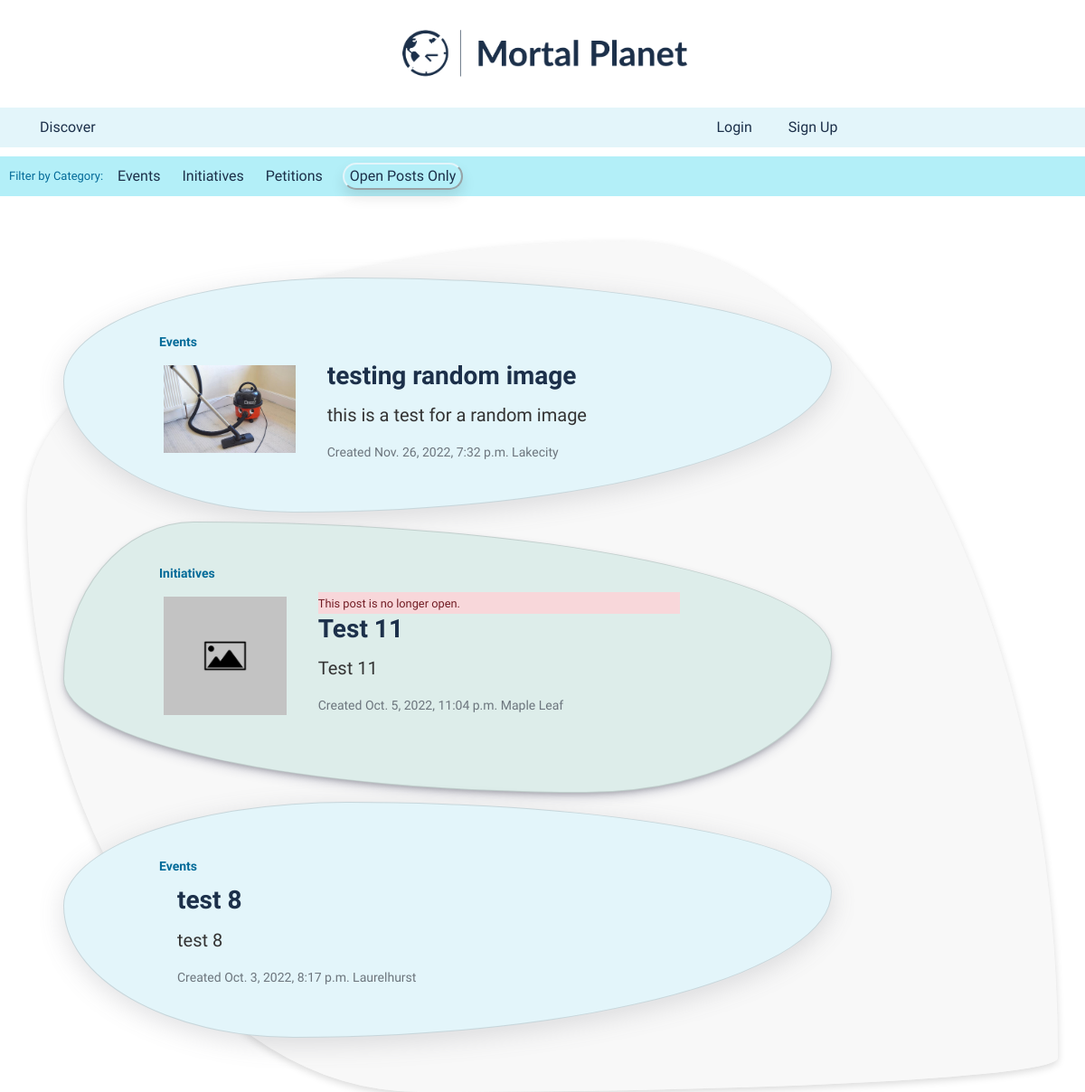
The page /engage on the database as committed earlier.
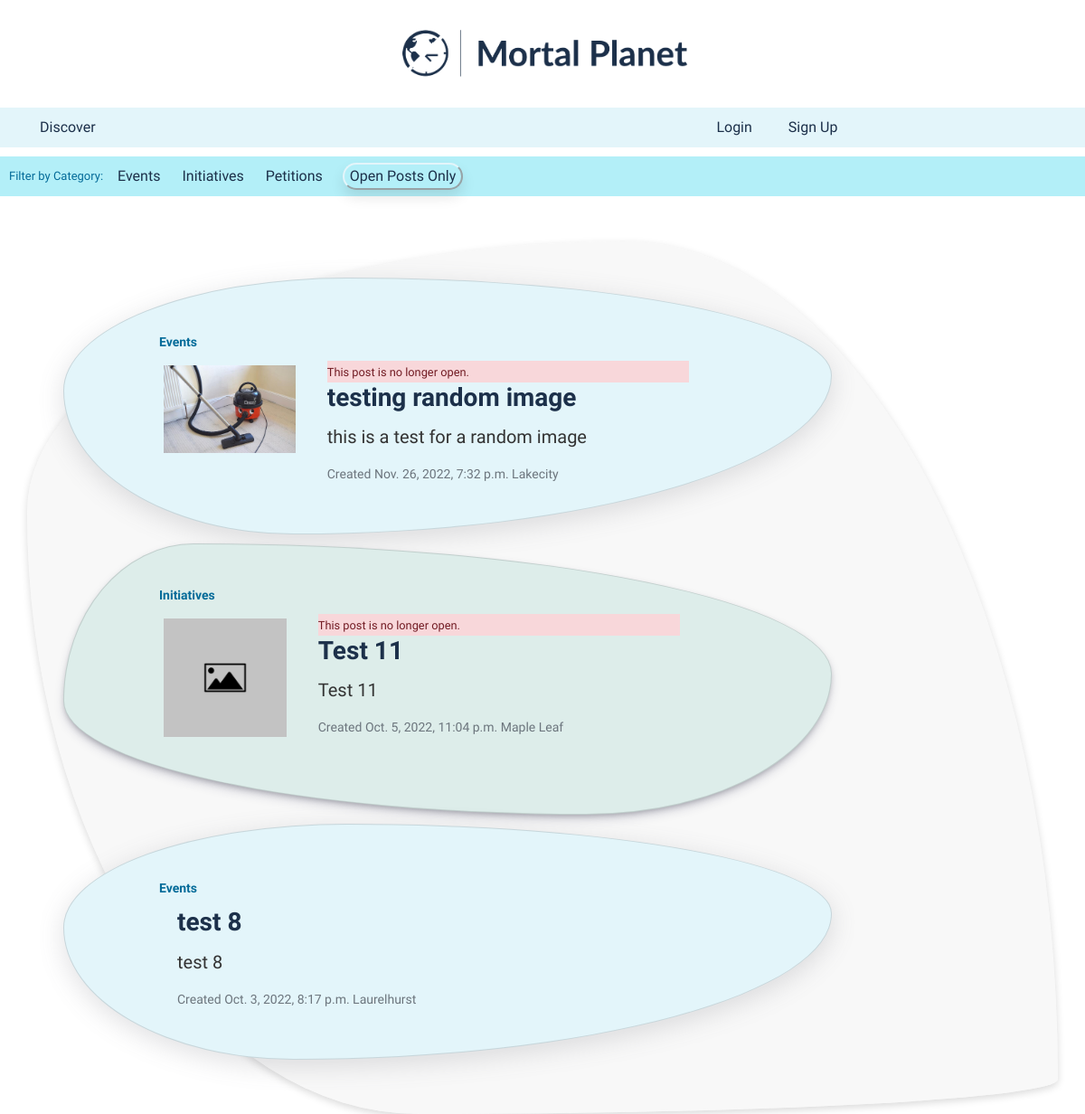
The same page on the database as committed later.
### mortalplanet/models.py (models this page shows)
class Category(models.Model):
    class Meta:
        verbose_name_plural = "categories"
    name = models.CharField(max_length=255)
    share = models.BooleanField(default=True)
    def __str__(self):
        return self.name

class Post(models.Model):
    open = models.BooleanField(default=True)
    category = models.ForeignKey("Category", on_delete=models.SET_NULL, blank=True, null=True)
    location = models.ForeignKey("Location",on_delete=models.SET_NULL, blank=True, null=True)
    creation_time = models.DateTimeField(auto_now_add=True)
    description = models.TextField(blank=True)
    image = models.ImageField(upload_to='PostImages',null=True,blank=True)
    poster = models.ForeignKey("User", on_delete=models.CASCADE, related_name="posts")
    title = models.CharField(max_length=255)

class Location(models.Model):
    class Meta:
        verbose_name_plural = "locations"
    area = models.CharField(max_length=255)
    def __str__(self):
        return self.area

### mortalplanet/views.py (the view)
# urls.py: path("engage", views.engage, name="engage"),
def engage(request):
    post = Post.objects.filter(category__in=[4,5,6]).order_by("-creation_time")
    return render(request, "mortalplanet/engage.html", {
       "categories": Category.objects.filter(share=False),
       "posts":post,
    })

### mortalplanet/templates/mortalplanet/engage.html (shortened to what this page needs)
{% extends "mortalplanet/layout.html" %}
{% load static %}
{% block body %}
<ul class="nav sub-nav">
    <p>Filter by Category:</p> &nbsp;
    {% for category in categories %}
    <li>
        <a class="nav-link" href="{% url 'category' category.id%}">
            {{category}}
        </a>
    </li>
    {% endfor %}
    <li>
        <button id="open-toggle"> Open Posts Only</button>
    </li>
</ul>
<div id="all-posts-view" class="posts-view container">
    {% for post in posts %}
    <div class="card card-block">
        <small class="post-category heading-five">{{post.category}}</small>
        <a href="{% url 'post' post.id %}">
            <div class="row no-gutters">
                {% if post.image%}
                <div class="col-3">
                    <img src="{{post.image.url }}" class="card-img" alt="{{ post.title }}">
                </div>
                {% endif %}
                <div class="col-9">
                    <div class="card-body">
                        {% if not post.open %}
                        <div class="alert-danger">
                            <small>This post is no longer open.</small>
                        </div>
                        {% endif %}
                        <h5 class="card-title heading-two">
                            {{ post.title }}
                        </h5>
                        <p class="card-text card-text-description paragraph-three">{{ post.description }}</p>
                        <p class="card-text paragraph-five text-muted">Created {{ post.creation_time }}
                                {{post.location}}</p>
                    </div>
                </div>
            </div>
        </a>
    </div>
    {% empty %}
    NO POSTS FOR THIS TOPIC
    {% endfor %}
</div>
{% endblock %}

### mortalplanet/templates/mortalplanet/layout.html (shortened to what this page needs)
{% load static %}
<!DOCTYPE html>
<html lang="en">
<head>
    <link rel="stylesheet" href="https://cdnjs.cloudflare.com/ajax/libs/animate.css/4.1.1/animate.min.css" />
    <link rel="stylesheet" href="https://stackpath.bootstrapcdn.com/bootstrap/4.4.1/css/bootstrap.min.css"
>
    <link href="{% static 'mortalplanet/style.css' %}" rel="stylesheet">
</head>
<body>
    <div class="logo">
        <a href="{% url 'index' %}">
            <img src="/media/logo/logo.PNG">
        </a>
    </div>
    <ul class="nav main-nav">
        <li class="nav-item">
            <a class="nav-link">Discover</a>
        </li>
        {% if user.is_authenticated %}
        <li class="nav-item">
            <a class="nav-link" href="{% url 'share' %}">Share</a>
        </li>
        <li class="nav-item">
            <a class="nav-link" href="{% url 'engage' %}">Enagage</a>
        </li>
        <li class="nav-item nav-right">
            <a class="nav-link" href="{% url 'profile' user.id %}"><span class="material-icons">person</span> </a>
        </li>
        <li class="nav-item">
            <a class="nav-link" href="{% url 'logout' %}">Logout</a>
        </li>
        {% else %}
        <li class="nav-item nav-right">
            <a class="nav-link" href="{% url 'login' %}">Login</a>
        </li>
        <li class="nav-item">
            <a class="nav-link" href="{% url 'register' %}">Sign Up</a>
        </li>
        {% endif %}
    </ul>
    {% block body %}
    {% endblock %}
</body>
</html>

### mortalplanet/static/mortalplanet/style.css (style rules this page uses)
body { font-family: 'Titillium Web', sans-serif; }
.nav.main-nav { max-height: 46px; align-items: center; }
.nav.main-nav a { max-height: 46px; padding: 10px; }
.main-nav { background-color: #E3F5FA; margin: 1% 0% 0% 0%; padding: 0% 0% 0% 2% }
.main-nav a { color: #1C304A; margin: 0px 10px; }
@media screen and (max-width:1259px) { .main-nav .nav-right { margin-left: 55%; } }
.nav.sub-nav { max-height: 46px; align-items: center; }
.nav.sub-nav p { margin: 0px; color: #046B99; font-size: small; }
.nav.sub-nav a { max-height: 46px; padding: 10px; }
.sub-nav { background-color: #B3EFF8; margin: 10px 0px; padding: 0px 10px; }
.sub-nav a { margin: 0px 2px; color: #1C304A; }
.sub-nav button { color: #1C304A; border-color: #E3F5FA; border-radius: 45px; box-shadow: 0px 8px 15px rgba(0, 0, 0, 0.1); margin: 0px 10px; }
.logo img { max-width: 350px; }
.logo { display: flex; align-content: center; justify-content: center; }
.posts-view.container { margin-top: 50px; padding: 30px; padding-bottom: 50px; background-color: rgba(243, 243, 243, .6); border-radius: 58% 42% 62% 38% / 31% 96% 4% 69%; box-shadow: rgba(0, 0, 0, 0.15) 0px 3px 8px; }
.card-text-description { max-width: 500px; max-height: 150px; overflow: hidden; white-space: nowrap; text-overflow: ellipsis; }
.card-title { max-width: 300px; max-height: 150px; overflow: hidden; white-space: nowrap; text-overflow: ellipsis; }
.card-block:nth-child(odd) { padding: 55px 85px 50px 100px; background-color: #E3F5FA; border-radius: 37% 63% 70% 30% / 44% 38% 62% 56%; box-shadow: rgba(100, 100, 111, 0.2) 0px 7px 29px 0px; }
.card-block:nth-child(even) { padding: 45px 125px 80px 100px; background-color: #ddedea; border-radius: 17% 83% 32% 68% / 58% 48% 52% 42%; box-shadow: rgba(50, 50, 93, 0.25) 0px 6px 12px -2px, rgba(0, 0, 0, 0.3) 0px 3px 7px -3px; }
.card-block { display: flex; justify-content: center; width: 850px; max-height: 300px; margin: 10px; }
.card-block img { padding: 10px 10px 10px 10px; max-width: 300px; height: auto; }
.card-body { margin-left: 20px; padding: 5px !important; }
.card-body .alert-danger { max-width: 400px; }
.heading-five { padding: 5px; color: #046B99; font-size: 14px; font-weight: 600; }
.heading-two { font-size: 28px; font-weight: 600; color: #1C304A; }
.paragraph-three { font-size: 20px; font-weight: 400; color: #333333; }
.paragraph-five { font-size: 14px; font-weight: 400; color: #333333; }

Rows that differ between the two databases and show on the page:
changed Post "testing random image": now shows "This post is no longer open."
